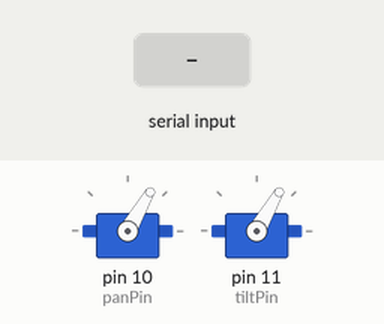
Recording of a sketch running on a simulated Arduino Uno, built with avr-gcc and run on an emulated ATmega328P. On the bench: 2 × servo. Inputs (shaded band) come from the test bench.

Above: at 1.2 s.
1.3 s: "90,45\n" received over Serial
At 1.8 s:
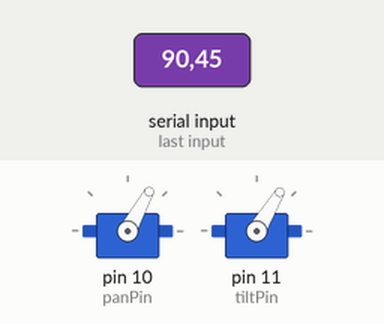
2.8 s: "30,150\n" received over Serial
At 4.2 s:
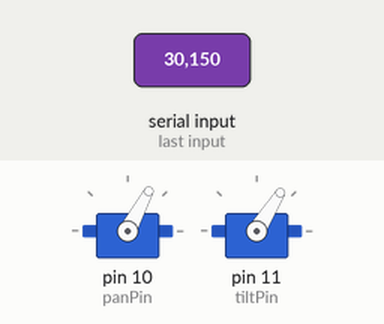
Timing chart, 0 to 5.8 s (numbered marks = the images above; inputs shaded):
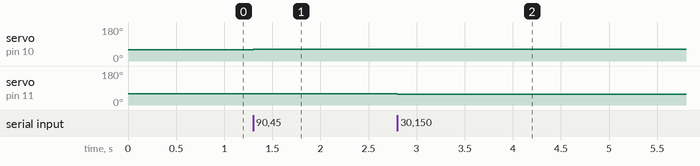

The sketch:

Rpi_cam_test3_best.ino
```cpp
#include <Servo.h>

Servo servoPan;
Servo servoTilt;

int panPin = 10;
int tiltPin = 11;

int currentPanAngle = 60;
int currentTiltAngle = 60;
int targetPanAngle;
int targetTiltAngle;

const int maxChange = 1;
const int delayTime = .001;
const int threshold = 5;

String inputString = "";
boolean stringComplete = false;

void setup() {
  Serial.begin(115200);
  servoPan.attach(panPin);
  servoTilt.attach(tiltPin);

  // put your setup code here, to run once:
  servoPan.write(currentPanAngle);
  servoTilt.write(currentTiltAngle);
}

void loop() {
  if (stringComplete) {
    parseInputString();
    moveServos(targetPanAngle, targetTiltAngle);

    inputString = "";
    stringComplete = false;
  }
  // put your main code here, to run repeatedly:

}

void serialEvent() {
  while (Serial.available()) {
    char inChar = (char)Serial.read();
    if (inChar == '\n'){
      stringComplete = true;
    } else {
      inputString += inChar;
    }
  }
}

void parseInputString() {
  int commaIndex = inputString.indexOf(',');
  if (commaIndex > 0) {
    int centerX = inputString.substring(0, commaIndex).toInt();
    int centerY = inputString.substring(commaIndex + 1).toInt();
    targetPanAngle = map(centerX, 0, 1280, 180, 0);
    targetTiltAngle = map(centerY, 0, 720, 0, 180);
  }
}

void moveServos(int targetPan, int targetTilt) {
  if (abs(currentPanAngle - targetPan) > threshold){
  if (currentPanAngle < targetPan) {
    currentPanAngle = min(currentPanAngle + maxChange, targetPan);
  } else if (currentPanAngle > targetPan) {
    currentPanAngle = max(currentPanAngle - maxChange, targetPan);
  }

  servoPan.write(currentPanAngle);
  }
  if (abs(currentTiltAngle - targetTilt) > threshold) {
  if (currentTiltAngle < targetTilt) {
    currentTiltAngle = min(currentTiltAngle + maxChange, targetTilt);
  } else if (currentTiltAngle > targetTilt) {
    currentTiltAngle = max(currentTiltAngle - maxChange, targetTilt);
  }
  servoTilt.write(currentTiltAngle);
  }

  delay(delayTime);
  }
```

Measured:
- after the input at 1.3 s, servo on pin 10 (panPin): 60° → 61° at once; servo on pin 11 (tiltPin): 60° → 59° at once
- after the input at 2.8 s, servo on pin 10 (panPin): 61° → 62° at once; servo on pin 11 (tiltPin): 59° → 58° at once
